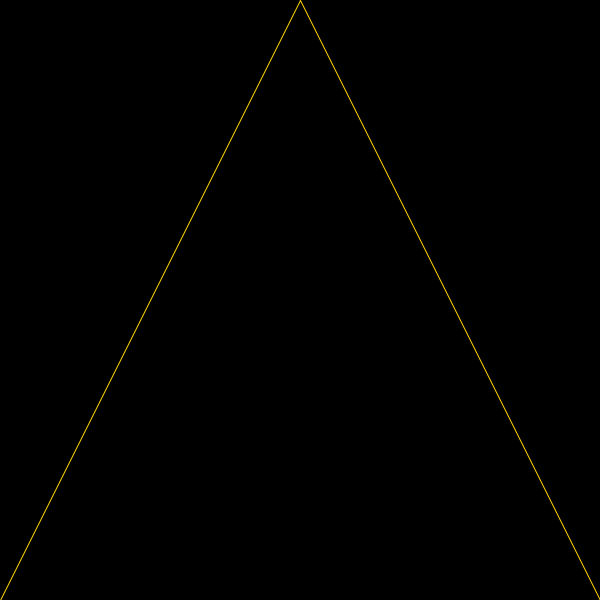
Frame 1 (no input)
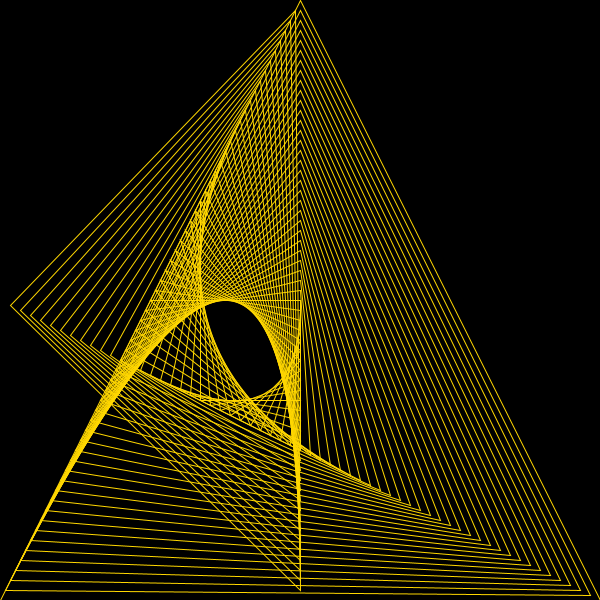
Frame 60 (the mouse pressed at the canvas centre just before this capture)
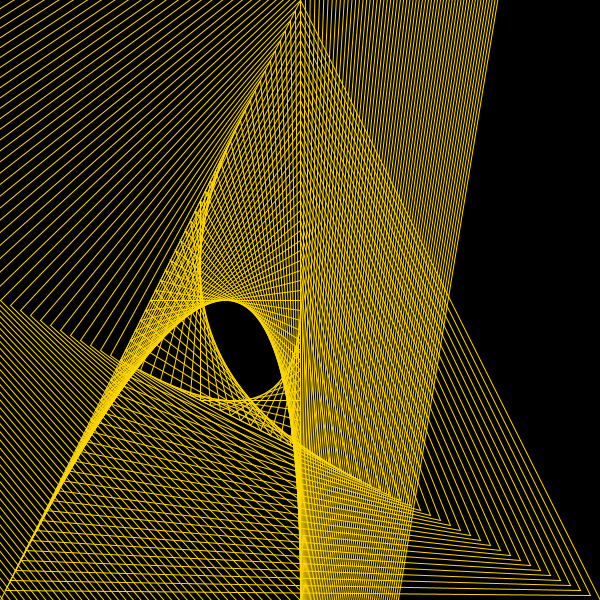
Frame 120 (the mouse held since frame 60 and released just before this capture)

The Processing sketch that drew these frames (run headless with seeded random() and noise(); from frame 60 on, the mouse is pressed at the canvas centre):

// Processing sketch: sketch_flower
// ── sketch_flower.pde
void setup(){
  size(600,600);
  background(0);
}
float x=0;
void draw(){
  fill(0,0,0,0);
  stroke(255, 215,0);
  triangle(300,0+x+x,0+x,600-x-x,600-x-x,600-x);
  x+=5;
  //delay(1000);
}
